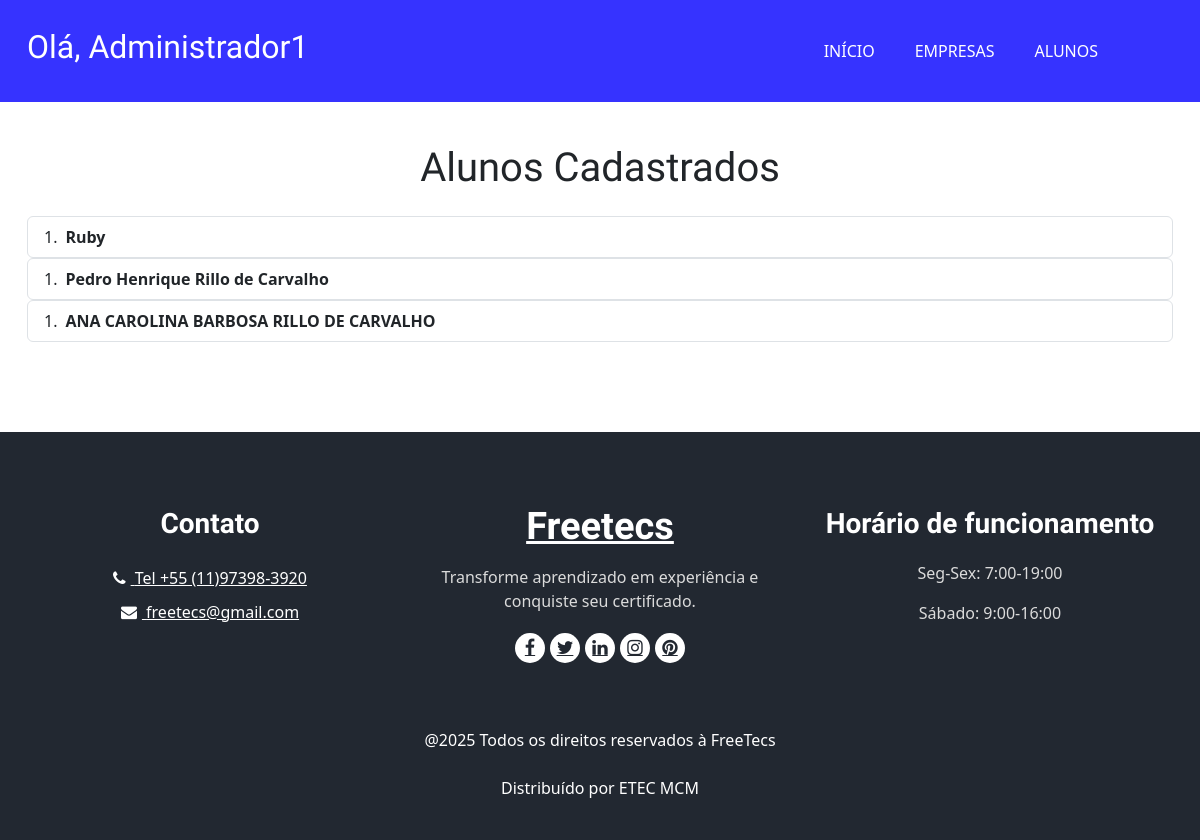
Page /alunoscadastrados.php on the committed database.
### tables this page shows
CREATE TABLE `aluno` (
  `id_aluno` int(11) NOT NULL,
  `nome_aluno` varchar(255) DEFAULT NULL,
  `senha_aluno` varchar(255) DEFAULT NULL,
  `curso` varchar(255) DEFAULT NULL,
  `datanasc` date DEFAULT NULL,
  `RM` int(5) DEFAULT NULL,
  `telefone_aluno` varchar(15) DEFAULT NULL,
  `descricao` varchar(600) DEFAULT NULL,
  `habilidades` varchar(255) DEFAULT NULL,
  `email_aluno` varchar(255) DEFAULT NULL
);

### alunoscadastrados.php (the view, shortened to what this page needs)
<!DOCTYPE html>
<html>
<body>
  <?php require 'headeradm.php' ?>
  <section class="food_section layout_padding-bottom">
    <br>
    <br>
    <br>
    <br>
    <br>
    <br>
    <div class="container">
      <div class="heading_container heading_center">
        <h2 class="titulo">
          Alunos Cadastrados
        </h2>
      </div>
      <br>
      <?php
        $sql = "SELECT * FROM aluno";
        $stmt = $pdo->query($sql);
        while ($aluno = $stmt->fetch(PDO::FETCH_ASSOC)) {
      ?>
      <ol class="list-group list-group-numbered">
        <li class="list-group-item d-flex justify-content-between align-items-start">
          <div class="ms-2 me-auto">
            <div class="fw-bold"> <a style="text-decoration: none; color: inherit;" href="perfilalunoparaadm.php"><?php echo $aluno['nome_aluno']; ?></a></div>
          </div>
        </li>
      </ol>
      <?php
        }
      ?>
  </section>
  <?php require 'head_footer.php' ?>
</body>
</html>

### css/style.css (style rules this page uses)
body { background: rgb(99, 39, 120) }
body { color: #0c0c0c; background-color: #ffffff; overflow-x: hidden; }
.layout_padding-bottom { padding-bottom: 90px; }
body { font-family: "Quicksand", sans-serif; }
sr h1, h2 { font-optical-sizing: auto; font-style: normal; font-family: "Zalando Sans SemiExpanded", sans-serif; }
.titulo { font-family: "Raleway", sans-serif; }
.heading_container { display: -webkit-box; display: -ms-flexbox; display: flex; -webkit-box-orient: vertical; -webkit-box-direction: normal; -ms-flex-direction: column; flex-direction: column; -webkit-box-align: start; -ms-flex-align: start; align-items: flex-start; }
.heading_container h2 { position: relative; margin-bottom: 0; font-size: 2.5rem; }
.heading_container.heading_center { -webkit-box-align: center; -ms-flex-align: center; align-items: center; text-align: center; }
a, a:hover, a:focus { text-decoration: none; }
html { scroll-behavior: smooth; }

### css/responsive.css (style rules this page uses)
@media (min-width: 1200px) { .container { max-width: 1170px; } }

### rows in the picture
aluno: nome_aluno "Ruby"
aluno: nome_aluno "Pedro Henrique Rillo de Carvalho"
aluno: nome_aluno "ANA CAROLINA BARBOSA RILLO DE CARVALHO"
